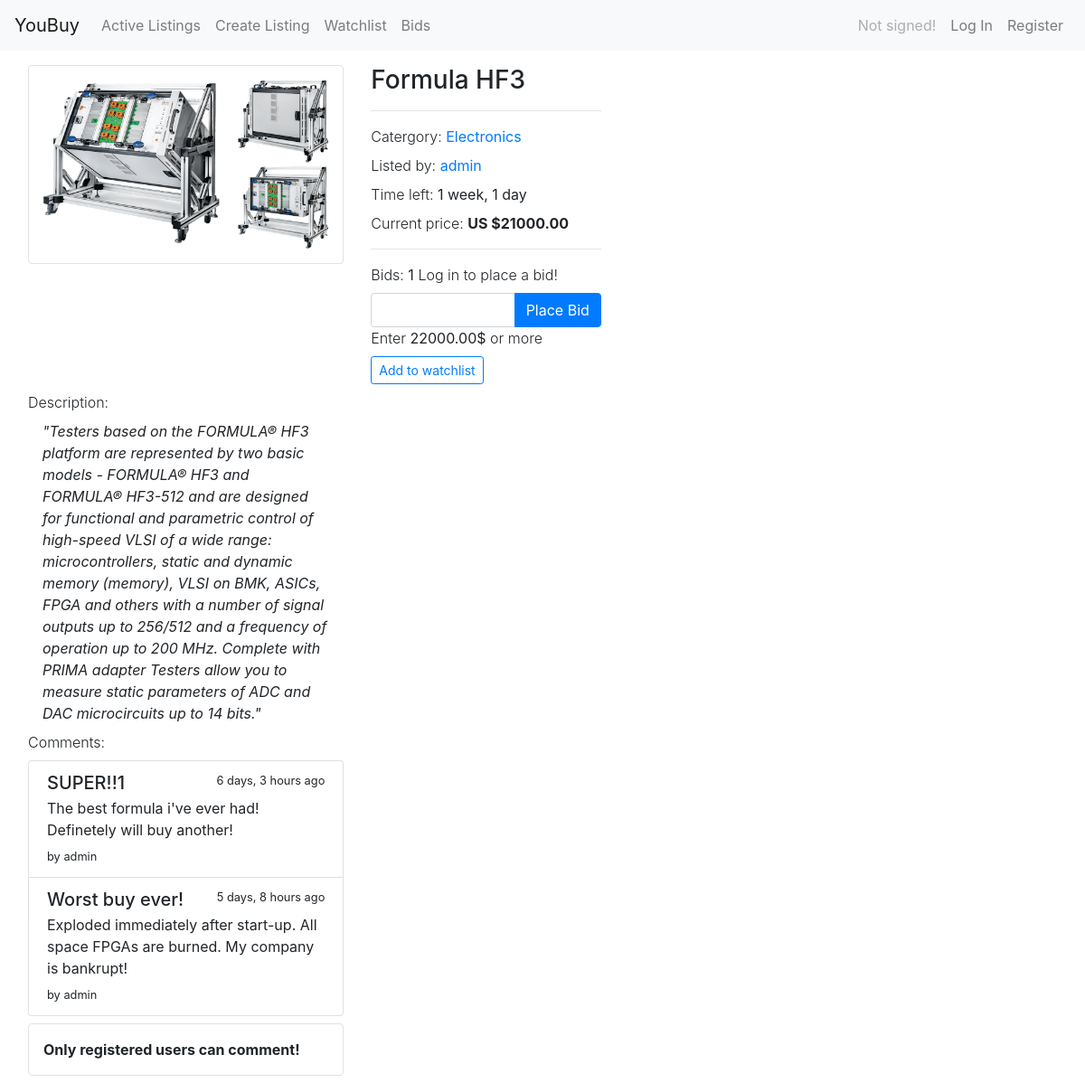
Page /listing/5 on the committed database.
### auctions/models.py (models this page shows, shortened)
class Listing(models.Model):
    CATEGORIES_CHOICES = [
        ("fashion", "Fashion"),
        ("electronics", "Electronics"),
        ("home", "Home"),
        ("hobby", "Hobby"),
        ("toys", "Toys"),
        ("other", "Other")
    ]
    title = models.CharField(max_length=64)
    description = models.TextField(blank=False)
    category = models.CharField(max_length=64, choices=CATEGORIES_CHOICES)
    start_price = models.DecimalField(max_digits=13, decimal_places=2)
    price = models.DecimalField(max_digits=13, decimal_places=2)
    image = models.ImageField(upload_to=util.user_directory_path, blank=True)
    start_date = models.DateTimeField()
    end_date = models.DateTimeField()
    owner = models.ForeignKey("User", on_delete=models.CASCADE, related_name="listings")

class User(AbstractUser):
    def __str__(self):
        return f"{self.username}"

class Comment(models.Model):
    title = models.CharField(max_length=40)
    content = models.CharField(max_length=140)
    author = models.ForeignKey("User", on_delete=models.CASCADE, related_name="comments")
    listing = models.ForeignKey("Listing", on_delete=models.CASCADE, related_name="comments")
    time = models.DateTimeField()

### auctions/views.py (the view, shortened to what this page needs)
# urls.py: path("listing/<int:id>", views.listing, name="listing"),
def listing(request, id):
    listing = Listing.objects.get(id=id)
    comments = listing.comments.all()
    bid_form = BidForm()
    comment_form = CommentForm()
    min_bid = get_min_bid(listing)
    bids_number = listing.bids.count()
    is_ended = listing.end_date < datetime.today()
    is_in_watchlist = False
    is_bid = False
    is_highest = False
    return render(request, "auctions/listing.html", {
        "bid_form": bid_form,
        "comment_form": comment_form,
        "listing": listing,
        "comments": comments,
        "min_bid": min_bid,
        "bids_number": bids_number,
        "is_in_watchlist": is_in_watchlist,
        "is_bid": is_bid,
        "is_highest": is_highest,
        "is_ended": is_ended,
    })

### auctions/forms.py
class BidForm(forms.Form):
    value = forms.DecimalField(
        min_value=0,
        max_digits=13,
        decimal_places=2,
        widget=forms.NumberInput(attrs={
            "class": "form-control"
        })
    )

class CommentForm(forms.Form):
    title = forms.CharField(
        label="Title",
        max_length=40,
        widget=forms.TextInput(
            attrs={
                "class": "form-control",
                "placeholder": "Title"
            }
        )
    )
    content = forms.CharField(
        label="Comment",
        max_length=140,
        widget=forms.Textarea(
            attrs={
                "class": "form-control",
                "rows": 3,
                "placeholder": "Your comment",
                "style": "resize: none"
                }
        )
    )

### auctions/util.py (called while the page is built)
def get_min_bid(listing):
    if listing.bids.count() == 0:
        return listing.start_price
    digits = len(str(int(listing.price)))
    if digits > 2:
        return listing.price + decimal.Decimal(10 ** digits / 100)
    return listing.price + decimal.Decimal(1)

### auctions/templates/auctions/listing.html (shortened to what this page needs)
{% extends "auctions/layout.html" %}
{% block body %}
<div class="container-fluid">
    <div class="row px-3 pt-3">
        <div class="col-md-8 col-xl-4">
            <div class="col mb-2 border rounded border-gray px-3 py-3">
                {% if listing.image %}
                <img src="{{ listing.image.url }}">
                {% else %}
                <img src="{{ MEDIA_URL }}/no_image.jpg">
                {% endif %}
            </div>
        </div>
        <div class="col-md-4 col-xl-3">
            <div>
                <h3>{{ listing.title }}</h3>
            </div>
            <hr>
            <div class="mb-2">
                <span class="font-weight-light">Catergory: </span>
                <a href="{% url 'listings' listing.category %}">
                    {{ listing.get_category_display}}
                </a>
            </div>
            <div class="mb-2">
                <span class="font-weight-light">Listed by: </span>
                <a href="">
                    {{ listing.owner }}
                </a>
            </div>
            {% if is_ended %}
            <div class="mb-2">
                <span class="font-weight-bold">Auction is ended!</span>
                <h5 class="mt-2">
                    {% if is_highest %}
                    <span class="badge badge-success">You are the winner!</span>
                    {% elif is_bid %}
                    <span class="badge badge-secondary">You are not the winner!</span>
                    {% endif %}
                </h5>
            </div>
            {% else %}
            <div class="mb-2">
                <span class="font-weight-light">Time left: </span>{{ listing.end_date|timeuntil }}
            </div>
            <div class="mb-2">
                <span class="font-weight-light">Current price: </span><b>US ${{ listing.price }}</b>
            </div>
            <hr>
            <div class="mb-2">
                <div class="mb-2">
                    {% if user.is_authenticated %}
                    <div class="font-weight-light mb-2">
                        Bids: <b>{{ bids_number }}</b>
                        {% if is_bid %}
                        {% if is_highest %}
                        <span class="badge badge-success">Your bid is the highest!</span>
                        {% else %}
                        <span class="badge badge-warning">Your bid is not the highest!</span>
                        {% endif %}
                        {% else %}
                        You've not placed a bid!
                        {% endif %}
                    </div>
                    <form action="{% url 'listing' listing.id %}" method="POST">
                        {% csrf_token %}
                        {{ bid_form.value.errors }}
                        <div class="input-group">
                            {{ bid_form.value }}
                            <div class="input-group-append">
                                <button class="btn btn-primary" type="submit">Place Bid</button>
                            </div>
                        </div>
                        <div class="font-weight-light">Enter <b>US ${{ min_bid }}</b> or more</div>
                    </form>
                    {% else %}
                    <div class="font-weight-light mb-2">
                        Bids: <b>{{ bids_number }}</b>
                        Log in to place a bid!
                    </div>
                    <form action="{% url 'login' %}" method="GET">
                        <div class="input-group">
                            {{ bid_form.value }}
                            <div class="input-group-append">
                                <button class="btn btn-primary" type="submit">Place Bid</button>
                            </div>
                        </div>
                        <div class="font-weight-light">Enter <b>{{ min_bid }}$</b> or more</div>
                    </form>
                    {% endif %}
                </div>
                <div class="mb-2">
                    {% if user.is_authenticated %}
                    {% if is_in_watchlist %}
                    <form action="{% url 'watchlist' %}" method="POST">
                        {% csrf_token %}
                        <input type="hidden" name="listing_id" value="{{ listing.id }}">
                        <button class="btn btn-outline-secondary btn-sm" type="submit">Remove from Watchlist</button>
                    </form>
                    {% else %}
                    <form action="{% url 'watchlist' %}" method="POST">
                        {% csrf_token %}
                        <input type="hidden" name="listing_id" value="{{ listing.id }}">
                        <button class="btn btn-outline-primary btn-sm" type="submit">Add to watchlist</button>
                    </form>
                    {% endif %}
                    {% else %}
                    <form action="{% url 'login' %}" method="GET">
                        <button class="btn btn-outline-primary btn-sm" type="submit">Add to watchlist</button>
                    </form>
                    {% endif %}
                </div>
            </div>
            {% endif %}
        </div>
    </div>
    <div class="row px-3">
        <div class="col-md-8 col-xl-4">
            <div class="mb-2">
                <span class="font-weight-light">Description: </span>
                <div class="px-3 pt-2">
                    <span class="font-italic">"{{ listing.description}}"</span>
                </div>
            </div>
            {% if comments %}
            <div class="mb-2">
                <span class="font-weight-light">Comments:</span>
            </div>
            <div class="mb-2">
                <div class="list-group">
                    {% for comment in comments %}
                    <div class="list-group-item">
                        <div class="d-flex w-100 justify-content-between">
                            <h5 class="mb-1">{{ comment.title }}</h5>
                            <small>{{ comment.time|timesince }} ago</small>
                        </div>
                        <p class="mb-1">{{ comment.content }}</p>
                        <small>by {{ comment.author.username}}</small>
                    </div>
                    {% endfor %}
                </div>
            </div>
            {% else %}
            <div class="mb-2">
                <span class="font-weight-light">There are no comments yet!:</span>
            </div>
            {% endif %}
            <div class="mb-2 border rounded border-gray px-3 py-3">
                {% if user.is_authenticated %}
                <form action="{% url 'post_comment' %}" method="POST" autocomplete="off">
                    {% csrf_token %}
                    <input type="hidden" name="listing_id" value="{{ listing.id }}">
                    {{ comment_form.title.errors }}
                    <span class="font-weight-bold">
                        <label for="{{ comment_form.title.id_for_label}}">Your comment:</label>
                    </span>
                    <div class="input-group mb-2">
                        {{ comment_form.title }}
                    </div>
                    {{ comment_form.content.errors }}
                    <div class="input-group mb-2">
                        {{ comment_form.content }}
                    </div>
                    <div class="mb-2">
                        <button type="submit" class="btn btn-primary">Post</button>
                    </div>
                </form>
                {% else %}
                <span class="font-weight-bold">Only registered users can comment!</span>
                {% endif %}
            </div>
        </div>
    </div>
</div>
{% endblock%}

### auctions/static/auctions/styles.css (style rules this page uses)
img { width: inherit; }
.row { width: inherit; }

### rows in the picture
Listing: image (picture), title "Formula HF3", category "Electronics", owner "admin", end_date "1 week, 1 day", price "21000.00", description "Testers based on the FORMULA® HF3 platform are represented by two basic models - FORMULA® HF3 and FORMULA® HF3-512 and are designed for functional and parametric control of high-speed VLSI of a wide range: microcontrollers, static and dynamic memory (memory), VLSI on BMK, ASICs, FPGA and others with a number of signal outputs up to 256/512 and a frequency of operation up to 200 MHz. Complete with PRIMA adapter Testers allow you to measure static parameters of ADC and DAC microcircuits up to 14 bits."
Comment: title "SUPER!!1", time "6 days, 3 hours", content "The best formula i've ever had! Definetely will buy another!", author.username "admin"
Comment: title "Worst buy ever!", time "5 days, 8 hours", content "Exploded immediately after start-up. All space FPGAs are burned. My company is bankrupt!", author.username "admin"

### other values in the picture
{{ bids_number }} "1"
{{ min_bid }} "22000.00"
